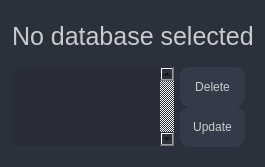
                     <widget class="QFrame" name="frame_table_2">
                      <property name="styleSheet">
                       <string notr="true">background-color: rgb(42,49,61);
border-radius: 20px;</string>
                      </property>
                      <property name="frameShape">
                       <enum>QFrame::StyledPanel</enum>
                      </property>
                      <property name="frameShadow">
                       <enum>QFrame::Raised</enum>
                      </property>
                      <layout class="QVBoxLayout" name="verticalLayout_22">
                       <property name="leftMargin">
                        <number>12</number>
                       </property>
                       <item>
                        <widget class="QLabel" name="label_14">
                         <property name="minimumSize">
                          <size>
                           <width>0</width>
                           <height>50</height>
                          </size>
                         </property>
                         <property name="maximumSize">
                          <size>
                           <width>16777215</width>
                           <height>50</height>
                          </size>
                         </property>
                         <property name="styleSheet">
                          <string notr="true">QLabel {
	color: rgb(201, 202, 204);
	font-size: 25px;
}
</string>
                         </property>
                         <property name="text">
                          <string>No database selected</string>
                         </property>
                        </widget>
                       </item>
                       <item>
                        <widget class="QFrame" name="frame_22">
                         <property name="minimumSize">
                          <size>
                           <width>0</width>
                           <height>0</height>
                          </size>
                         </property>
                         <property name="frameShape">
                          <enum>QFrame::StyledPanel</enum>
                         </property>
                         <property name="frameShadow">
                          <enum>QFrame::Raised</enum>
                         </property>
                         <layout class="QHBoxLayout" name="horizontalLayout_11">
                          <property name="leftMargin">
                           <number>0</number>
                          </property>
                          <property name="topMargin">
                           <number>0</number>
                          </property>
                          <item>
                           <widget class="QTableWidget" name="tableWidget_db_view">
                            <property name="sizePolicy">
                             <sizepolicy hsizetype="Preferred" vsizetype="Preferred">
                              <horstretch>0</horstretch>
                              <verstretch>0</verstretch>
                             </sizepolicy>
                            </property>
                            <property name="maximumSize">
                             <size>
                              <width>16777215</width>
                              <height>16777215</height>
                             </size>
                            </property>
                            <property name="styleSheet">
                             <string notr="true">/* Main widget */
QTableWidget {	
	background-color: rgb(39, 44, 54);
	border-radius: 10px;
 	gridline-color: rgb(201, 202, 204);
	border-bottom: 1px solid rgb(44, 49, 60);
}



/* Items  */
QTableWidget::item{
	border-color: rgb(44, 49, 60);
	padding-left: 2px;
	padding-right: 2px;
	color: #FFFFFF;


}

QTableWidget::item:selected{
	background-color: rgb(85, 170, 255);
}





/* Scroll bars */

QScrollBar:horizontal {
    border: none;
    background: rgb(52, 59, 72);
    height: 14px;
    margin: 0px 21px 0 21px;
	border-radius: 0px;
}

QScrollBar:vertical {
	border: none;
    background: rgb(52, 59, 72);
    width: 14px;
    margin: 21px 0 21px 0;
	border-radius: 0px;
 }





/* Per header */
QHeaderView::section{
	Background-color: rgb(39, 44, 54);
	border-style: none;
	text-align: right;


}

QTableWidget::horizontalHeader {	
	background-color: rgb(255,255,255);
	padding: 10px;
	border-radius: 100px;
	color: #34495E;
	overflow: hidden;
	background-color: #34495E;
	text-align: right;
	text-padding-left: -2px;


}


/* Top thing*/
QHeaderView::section:horizontal
{
	background-color: rgb(255,255,255);
	padding: 4px;
	border-radius: 2px;
	font-size: 15px;
 	color: rgb(201, 202, 204);
	background: #34495E;
	text-padding-left: -2px;}


</string>
                            </property>
                            <property name="frameShape">
                             <enum>QFrame::NoFrame</enum>
                            </property>
                            <property name="frameShadow">
                             <enum>QFrame::Sunken</enum>
                            </property>
                            <property name="verticalScrollBarPolicy">
                             <enum>Qt::ScrollBarAlwaysOn</enum>
                            </property>
                            <property name="sizeAdjustPolicy">
                             <enum>QAbstractScrollArea::AdjustToContents</enum>
                            </property>
                            <property name="editTriggers">
                             <set>QAbstractItemView::NoEditTriggers</set>
                            </property>
                            <property name="selectionMode">
                             <enum>QAbstractItemView::SingleSelection</enum>
                            </property>
                            <property name="selectionBehavior">
                             <enum>QAbstractItemView::SelectRows</enum>
                            </property>
                            <property name="rowCount">
                             <number>0</number>
                            </property>
                            <property name="columnCount">
                             <number>1</number>
                            </property>
                            <attribute name="horizontalHeaderVisible">
                             <bool>false</bool>
                            </attribute>
                            <attribute name="horizontalHeaderCascadingSectionResizes">
                             <bool>true</bool>
                            </attribute>
                            <attribute name="horizontalHeaderDefaultSectionSize">
                             <number>120</number>
                            </attribute>
                            <attribute name="horizontalHeaderStretchLastSection">
                             <bool>true</bool>
                            </attribute>
                            <attribute name="verticalHeaderVisible">
                             <bool>false</bool>
                            </attribute>
                            <attribute name="verticalHeaderHighlightSections">
                             <bool>false</bool>
                            </attribute>
                            <attribute name="verticalHeaderStretchLastSection">
                             <bool>true</bool>
                            </attribute>
                            <column>
                             <property name="text">
                              <string>Test</string>
                             </property>
                            </column>
                           </widget>
                          </item>
                          <item>
                           <widget class="QFrame" name="btn_quick_edit">
                            <property name="minimumSize">
                             <size>
                              <width>65</width>
                              <height>0</height>
                             </size>
                            </property>
                            <property name="maximumSize">
                             <size>
                              <width>40</width>
                              <height>16777215</height>
                             </size>
                            </property>
                            <property name="frameShape">
                             <enum>QFrame::StyledPanel</enum>
                            </property>
                            <property name="frameShadow">
                             <enum>QFrame::Plain</enum>
                            </property>
                            <layout class="QVBoxLayout" name="verticalLayout_29">
                             <property name="spacing">
                              <number>0</number>
                             </property>
                             <property name="leftMargin">
                              <number>0</number>
                             </property>
                             <property name="topMargin">
                              <number>0</number>
                             </property>
                             <property name="rightMargin">
                              <number>0</number>
                             </property>
                             <property name="bottomMargin">
                              <number>0</number>
                             </property>
                             <item>
                              <widget class="QToolButton" name="toolButton_delete">
                               <property name="sizePolicy">
                                <sizepolicy hsizetype="Expanding" vsizetype="Fixed">
                                 <horstretch>0</horstretch>
                                 <verstretch>0</verstretch>
                                </sizepolicy>
                               </property>
                               <property name="minimumSize">
                                <size>
                                 <width>40</width>
                                 <height>40</height>
                                </size>
                               </property>
                               <property name="maximumSize">
                                <size>
                                 <width>16777215</width>
                                 <height>43</height>
                                </size>
                               </property>
                               <property name="styleSheet">
                                <string notr="true">QToolButton{
	background-color: rgb(52, 59, 72);
	border-radius: 10px;
	font-size: 12px;
	color: rgb(201, 202, 204);

}
QToolButton:hover {
	background-color: rgb(57, 65, 80);
	border: 2px solid rgb(61, 70, 86);
}
QToolButton:pressed {	
	background-color: rgb(35, 40, 49);
	border: 2px solid rgb(43, 50, 61);
}</string>
                               </property>
                               <property name="text">
                                <string>Delete</string>
                               </property>
                               <property name="icon">
                                <iconset>
                                 <normalon>:/24x24/icons/24x24/cil-trash.png</normalon>
                                </iconset>
                               </property>
                               <property name="iconSize">
                                <size>
                                 <width>20</width>
                                 <height>20</height>
                                </size>
                               </property>
                               <property name="toolButtonStyle">
                                <enum>Qt::ToolButtonTextUnderIcon</enum>
                               </property>
                              </widget>
                             </item>
                             <item>
                              <widget class="QToolButton" name="toolButton_update">
                               <property name="sizePolicy">
                                <sizepolicy hsizetype="Expanding" vsizetype="Fixed">
                                 <horstretch>0</horstretch>
                                 <verstretch>0</verstretch>
                                </sizepolicy>
                               </property>
                               <property name="minimumSize">
                                <size>
                                 <width>40</width>
                                 <height>40</height>
                                </size>
                               </property>
                               <property name="maximumSize">
                                <size>
                                 <width>16777215</width>
                                 <height>43</height>
                                </size>
                               </property>
                               <property name="styleSheet">
                                <string notr="true">QToolButton{
	background-color: rgb(52, 59, 72);
	border-radius: 10px;
	font-size: 12px;
	color: rgb(201, 202, 204);

}
QToolButton:hover {
	background-color: rgb(57, 65, 80);
	border: 2px solid rgb(61, 70, 86);
}
QToolButton:pressed {	
	background-color: rgb(35, 40, 49);
	border: 2px solid rgb(43, 50, 61);
}</string>
                               </property>
                               <property name="text">
                                <string>Update</string>
                               </property>
                               <property name="icon">
                                <iconset>
                                 <normalon>:/24x24/icons/24x24/cil-reload.png</normalon>
                                </iconset>
                               </property>
                               <property name="iconSize">
                                <size>
                                 <width>20</width>
                                 <height>20</height>
                                </size>
                               </property>
                               <property name="toolButtonStyle">
                                <enum>Qt::ToolButtonTextUnderIcon</enum>
                               </property>
                              </widget>
                             </item>
                            </layout>
                           </widget>
                          </item>
                         </layout>
                        </widget>
                       </item>
                      </layout>
                     </widget>
